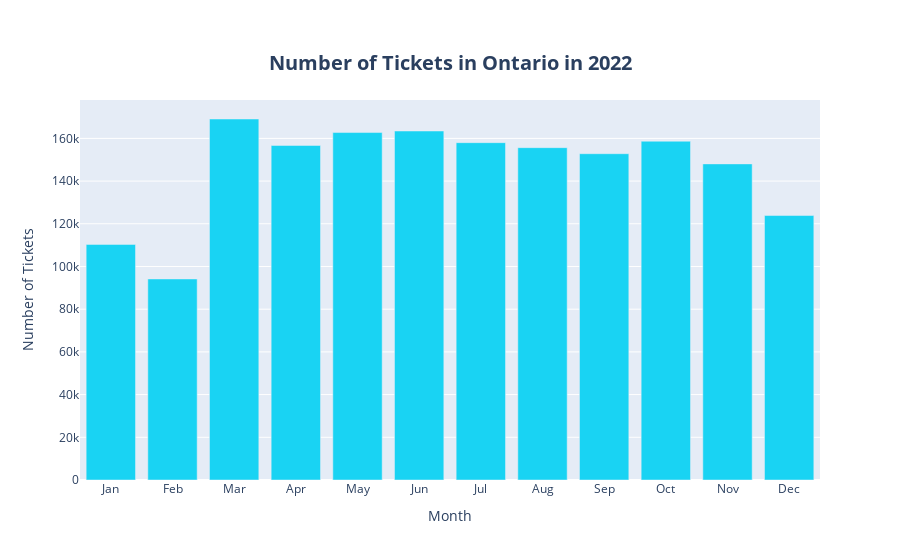

Notebook code cell kept with this figure:
### Markdown cell above
Below is the data visualization exercise for the selected dataset

### Code cell
import pandas as pd
import plotly.graph_objects as go

# Importing CSV file
df = pd.read_csv("combined_output.csv", on_bad_lines='skip')
print(df.head())  # Display the first few rows of the dataframe to verify import

# Filtering data for Ontario province
ontario_df = df[df['province'] == 'ON']

# Converting date_of_infraction to datetime format and extracting month
ontario_df['date_of_infraction'] = pd.to_datetime(ontario_df['date_of_infraction'], format='%Y%m%d')
ontario_df['month'] = ontario_df['date_of_infraction'].dt.month

# Aggregating data to count the number of tickets by month
monthly_counts = ontario_df['month'].value_counts().sort_index()

# Mapping month numbers to month names
month_names = ['Jan', 'Feb', 'Mar', 'Apr', 'May', 'Jun', 'Jul', 'Aug', 'Sep', 'Oct', 'Nov', 'Dec']
x1 = [month_names[month - 1] for month in monthly_counts.index]
y1 = monthly_counts.values

# Creating the Bar plot using Plotly with the same color for all bars (June color)
graph = go.Figure()
graph.add_trace(go.Bar(x=x1, y=y1, marker_color='#19D3F3'))

graph.update_layout(
    title={'text': 'Number of Tickets in Ontario in 2022', 'y': 0.9, 'x': 0.5, 'xanchor': 'center', 'yanchor': 'top', 'font': {'size': 20, 'weight': 'bold'}},
    xaxis_title='Month',
    yaxis_title='Number of Tickets',
    xaxis=dict(title='Month'),
    yaxis=dict(title='Number of Tickets')
)

graph.show()

### Figure 1 — Plotly figure (JSON) as saved in the notebook; plotly's stock layout.template omitted (floating-point values rounded to 4 significant figures)
{"data": [{"marker": {"color": "#19D3F3"}, "type": "bar", "x": ["Jan", "Feb", "Mar", "Apr", "May", "Jun", "Jul", "Aug", "Sep", "Oct", "Nov", "Dec"], "y": [110337, 94162, 169075, 156682, 162726, 163457, 157991, 155656, 152819, 158663, 148054, 123871]}], "layout": {"title": {"font": {"size": 20, "weight": "bold"}, "text": "Number of Tickets in Ontario in 2022", "x": 0.5, "xanchor": "center", "y": 0.9, "yanchor": "top"}, "xaxis": {"title": {"text": "Month"}}, "yaxis": {"title": {"text": "Number of Tickets"}}}}
